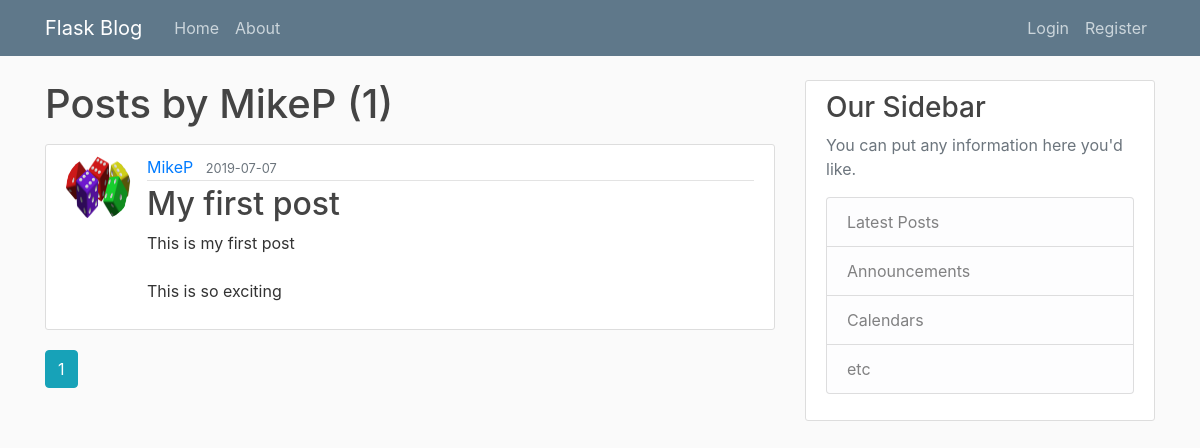
The page /user/MikeP on the database as committed earlier.
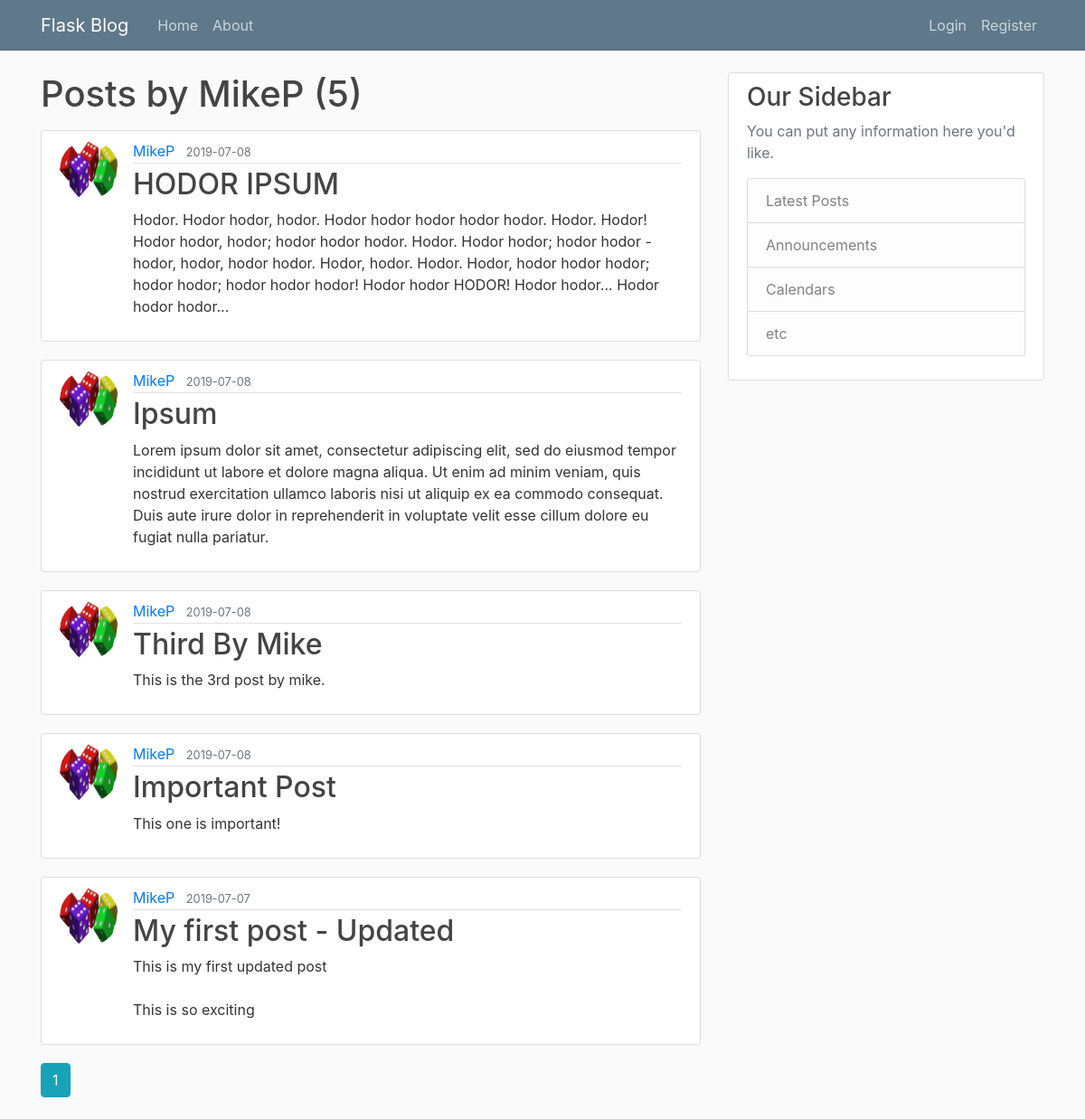
The same page on the database as committed later.
### flaskblog/models.py (models this page shows, shortened)
class User(db.Model, UserMixin):
    id = db.Column(db.Integer, primary_key=True)
    username = db.Column(db.String(20), unique=True, nullable=False)
    email = db.Column(db.String(120), unique=True, nullable=False)
    image_file = db.Column(db.String(20), nullable=False, default='default.jpg')
    password = db.Column(db.String(60), nullable=False)
    posts = db.relationship('Post', backref='author', lazy=True)

class Post(db.Model):
    id = db.Column(db.Integer, primary_key=True)
    title = db.Column(db.String(100), nullable=False)
    date_posted = db.Column(db.DateTime, nullable=False, default=datetime.utcnow)
    content = db.Column(db.Text, nullable=False)
    user_id = db.Column(db.Integer, db.ForeignKey('user.id'), nullable=False)

### flaskblog/users/routes.py (the view)
@users.route("/user/<string:username>")
def user_posts(username):
    page = request.args.get('page', 1, type=int)
    user = User.query.filter_by(username=username).first_or_404()
    posts = Post.query.filter_by(author=user)\
        .order_by(Post.date_posted.desc())\
        .paginate(page=page, per_page=5)
    return render_template('user_posts.html', posts=posts, user=user)

### flaskblog/templates/user_posts.html (shortened to what this page needs)
{% extends "layout.html" %}
{% block content %}
    <h1 class="mb-3">Posts by {{ user.username }} ({{ posts.total }})</h1>
    {% for post in posts.items %}
        <article class="media content-section">
            <img class="rounded-circle article-img" src="{{ url_for('static', filename='profile_pics/' + post.author.image_file)}}">
            <div class="media-body">
                <div class="article-metadata">
                    <a class="mr-2" href="{{ url_for('users.user_posts', username=post.author.username) }}">{{ post.author.username }}</a>
                    <small class="text-muted">{{ post.date_posted.strftime('%Y-%m-%d') }}</small>
                </div>
                <h2><a class="article-title" href="{{ url_for('posts.post', post_id=post.id)}}">{{ post.title }}</a></h2>
                <p class="article-content">{{ post.content }}</p>
            </div>
        </article>
    {% endfor %}
    {% for page_num in posts.iter_pages(left_edge=1, right_edge=1, left_current=1, right_current=2) %}
        {% if page_num %}
            {% if posts.page == page_num %}
                <a class="btn btn-info mb-4" href="{{ url_for('usres.user_posts', username=user.username, page=page_num) }}">{{ page_num }}</a>
            {% else %}
                <a class="btn btn-outline-info mb-4" href="{{ url_for('users.user_posts', username=user.username, page=page_num) }}">{{ page_num }}</a>
            {% endif %}
        {% endif %}
    {% endfor %}
{% endblock content%}

### flaskblog/templates/layout.html (shortened to what this page needs)
<!DOCTYPE html>
<html lang="en">
<head>
    <link rel="stylesheet" href="https://stackpath.bootstrapcdn.com/bootstrap/4.3.1/css/bootstrap.min.css"
>
    <link rel="stylesheet" type="text/css" href="{{ url_for('static', filename='main.css') }}">
</head>
<body>
    <header class="site-header">
        <nav class="navbar navbar-expand-md navbar-dark bg-steel fixed-top">
            <div class="container">
                <a class="navbar-brand mr-4" href="/">Flask Blog</a>
                <div class="collapse navbar-collapse" id="navbarToggle">
                    <div class="navbar-nav mr-auto">
                        <a class="nav-item nav-link" href="{{ url_for('main.home') }}">Home</a>
                        <a class="nav-item nav-link" href="{{ url_for('main.about') }}">About</a>
                    </div>
                    <div class="navbar-nav">
                        {% if current_user.is_authenticated %}
                        <a class="nav-item nav-link" href="{{ url_for('posts.new_post') }}">New Post</a>
                        <a class="nav-item nav-link" href="{{ url_for('users.account') }}">Account</a>
                        <a class="nav-item nav-link" href="{{ url_for('users.logout') }}">Logout</a>
                        {% else %}
                        <a class="nav-item nav-link" href="{{ url_for('users.login') }}">Login</a>
                        <a class="nav-item nav-link" href="{{ url_for('users.register') }}">Register</a>
                        {% endif %}
                    </div>
                </div>
            </div>
        </nav>
    </header>
    <main role="main" class="container">
        <div class="row">
            <div class="col-md-8">
                {% block content %}{% endblock %}
            </div>
            <div class="col-md-4">
                <div class="content-section">
                    <h3>Our Sidebar</h3>
                    <p class='text-muted'>You can put any information here you'd like.
                        <ul class="list-group">
                            <li class="list-group-item list-group-item-light">Latest Posts</li>
                            <li class="list-group-item list-group-item-light">Announcements</li>
                            <li class="list-group-item list-group-item-light">Calendars</li>
                            <li class="list-group-item list-group-item-light">etc</li>
                        </ul>
                    </p>
                </div>
            </div>
        </div>
    </main>
</body>
</html>

### flaskblog/static/main.css (style rules this page uses)
body { background: #fafafa; color: #333333; margin-top: 5rem; }
h1, h2, h3, h4, h5, h6 { color: #444444; }
.bg-steel { background-color: #5f788a; }
.site-header .navbar-nav .nav-link { color: #cbd5db; }
.content-section { background: #ffffff; padding: 10px 20px; border: 1px solid #dddddd; border-radius: 3px; margin-bottom: 20px; }
.article-title { color: #444444; }
.article-content { white-space: pre-line; }
.article-img { height: 65px; width: 65px; margin-right: 16px; }
.article-metadata { padding-bottom: 1px; margin-bottom: 4px; border-bottom: 1px solid #e3e3e3 }

Rows that differ between the two databases and show on the page:
added Post: image_file (picture), author.username "MikeP", date_posted "2019-07-08", title "HODOR IPSUM", content "Hodor. Hodor hodor, hodor. Hodor hodor hodor hodor hodor. Hodor. Hodor! Hodor hodor, hodor; hodor hodor hodor. Hodor. Hodor hodor; hodor hodor - hodor, hodor, hodor hodor. Hodor, hodor. Hodor. Hodor, hodor hodor hodor; hodor hodor; hodor hodor hodor! Hodor hodor HODOR! Hodor hodor... Hodor hodor hodor..."
added Post: image_file (picture), author.username "MikeP", date_posted "2019-07-08", title "Ipsum", content "Lorem ipsum dolor sit amet, consectetur adipiscing elit, sed do eiusmod tempor incididunt ut labore et dolore magna aliqua. Ut enim ad minim veniam, quis nostrud exercitation ullamco laboris nisi ut aliquip ex ea commodo consequat. Duis aute irure dolor in reprehenderit in voluptate velit esse cillum dolore eu fugiat nulla pariatur."
added Post: image_file (picture), author.username "MikeP", date_posted "2019-07-08", title "Third By Mike", content "This is the 3rd post by mike."
added Post: image_file (picture), author.username "MikeP", date_posted "2019-07-08", title "Important Post", content "This one is important!"
changed Post: title "My first post" → "My first post - Updated"; content "This is my first post This is so exciting" → "This is my first updated post This is so exciting"
Other text that changed with them:
{{ posts.total }}: "1" → "5"
